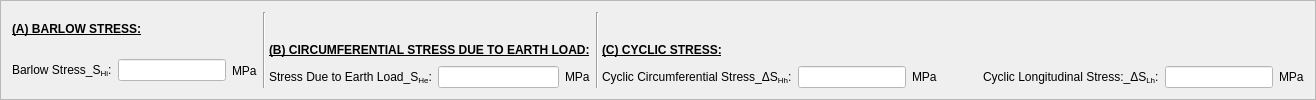
       <widget class="QFrame" name="frame_3">
        <property name="frameShape">
         <enum>QFrame::StyledPanel</enum>
        </property>
        <property name="frameShadow">
         <enum>QFrame::Raised</enum>
        </property>
        <layout class="QGridLayout" name="gridLayout_8">
         <item row="0" column="4" rowspan="3" colspan="2">
          <widget class="Line" name="line_8">
           <property name="orientation">
            <enum>Qt::Vertical</enum>
           </property>
          </widget>
         </item>
         <item row="0" column="1" rowspan="3" colspan="2">
          <widget class="Line" name="line_7">
           <property name="orientation">
            <enum>Qt::Vertical</enum>
           </property>
          </widget>
         </item>
         <item row="1" column="2" rowspan="2" colspan="2">
          <layout class="QVBoxLayout" name="verticalLayout_3">
           <item>
            <widget class="QLabel" name="CircumferentialStressDuetoEarthLoad_2">
             <property name="text">
              <string>&lt;html&gt;&lt;head/&gt;&lt;body&gt;&lt;p&gt;&lt;span style=&quot; font-weight:600; text-decoration: underline;&quot;&gt;(B) CIRCUMFERENTIAL STRESS DUE TO EARTH LOAD:&lt;/span&gt;&lt;/p&gt;&lt;/body&gt;&lt;/html&gt;</string>
             </property>
            </widget>
           </item>
           <item>
            <layout class="QHBoxLayout" name="horizontalLayout_12">
             <item>
              <widget class="QLabel" name="StiffnessFactorKHh_24">
               <property name="styleSheet">
                <string notr="true">font: 8pt &quot;Cambria&quot;;</string>
               </property>
               <property name="text">
                <string>&lt;html&gt;&lt;head/&gt;&lt;body&gt;&lt;p&gt;Stress Due to Earth Load_S&lt;span style=&quot; vertical-align:sub;&quot;&gt;He&lt;/span&gt;:&lt;/p&gt;&lt;/body&gt;&lt;/html&gt;</string>
               </property>
              </widget>
             </item>
             <item>
              <widget class="QLineEdit" name="lineEdit_35StressDuetoEarthLoad">
               <property name="styleSheet">
                <string notr="true">background-color: rgb(255, 255, 255);</string>
               </property>
              </widget>
             </item>
             <item>
              <widget class="QLabel" name="label_66">
               <property name="styleSheet">
                <string notr="true">font: 8pt &quot;Cambria&quot;;</string>
               </property>
               <property name="text">
                <string>MPa</string>
               </property>
              </widget>
             </item>
            </layout>
           </item>
          </layout>
         </item>
         <item row="2" column="3">
          <spacer name="horizontalSpacer_12">
           <property name="orientation">
            <enum>Qt::Horizontal</enum>
           </property>
           <property name="sizeHint" stdset="0">
            <size>
             <width>40</width>
             <height>20</height>
            </size>
           </property>
          </spacer>
         </item>
         <item row="1" column="5" rowspan="2">
          <layout class="QVBoxLayout" name="verticalLayout_4">
           <item>
            <widget class="QLabel" name="CycliStress">
             <property name="text">
              <string>&lt;html&gt;&lt;head/&gt;&lt;body&gt;&lt;p&gt;&lt;span style=&quot; font-weight:600; text-decoration: underline;&quot;&gt;(C) CYCLIC STRESS:&lt;/span&gt;&lt;/p&gt;&lt;/body&gt;&lt;/html&gt;</string>
             </property>
            </widget>
           </item>
           <item>
            <layout class="QHBoxLayout" name="horizontalLayout_14">
             <item>
              <widget class="QLabel" name="StiffnessFactorKHh_25">
               <property name="styleSheet">
                <string notr="true">font: 8pt &quot;Cambria&quot;;</string>
               </property>
               <property name="text">
                <string>&lt;html&gt;&lt;head/&gt;&lt;body&gt;&lt;p&gt;Cyclic Circumferential Stress_ΔS&lt;span style=&quot; vertical-align:sub;&quot;&gt;Hh&lt;/span&gt;:&lt;/p&gt;&lt;/body&gt;&lt;/html&gt;</string>
               </property>
              </widget>
             </item>
             <item>
              <widget class="QLineEdit" name="lineEdit_34_CyclicCircumferentialStress">
               <property name="styleSheet">
                <string notr="true">background-color: rgb(255, 255, 255);</string>
               </property>
              </widget>
             </item>
             <item>
              <widget class="QLabel" name="label_68">
               <property name="styleSheet">
                <string notr="true">font: 8pt &quot;Cambria&quot;;</string>
               </property>
               <property name="text">
                <string>MPa</string>
               </property>
              </widget>
             </item>
             <item>
              <spacer name="horizontalSpacer_23">
               <property name="orientation">
                <enum>Qt::Horizontal</enum>
               </property>
               <property name="sizeHint" stdset="0">
                <size>
                 <width>40</width>
                 <height>20</height>
                </size>
               </property>
              </spacer>
             </item>
             <item>
              <widget class="QLabel" name="StiffnessFactorKHh_26">
               <property name="styleSheet">
                <string notr="true">font: 8pt &quot;Cambria&quot;;</string>
               </property>
               <property name="text">
                <string>&lt;html&gt;&lt;head/&gt;&lt;body&gt;&lt;p&gt;Cyclic Longitudinal Stress:_ΔS&lt;span style=&quot; vertical-align:sub;&quot;&gt;Lh&lt;/span&gt;:&lt;/p&gt;&lt;/body&gt;&lt;/html&gt;</string>
               </property>
              </widget>
             </item>
             <item>
              <widget class="QLineEdit" name="lineEdit_36CyclicLongitudinalStress">
               <property name="styleSheet">
                <string notr="true">background-color: rgb(255, 255, 255);</string>
               </property>
              </widget>
             </item>
             <item>
              <widget class="QLabel" name="label_69">
               <property name="text">
                <string>MPa</string>
               </property>
              </widget>
             </item>
            </layout>
           </item>
          </layout>
         </item>
         <item row="0" column="0" rowspan="3">
          <layout class="QVBoxLayout" name="verticalLayout_2">
           <item>
            <widget class="QLabel" name="BarlowStress_2">
             <property name="text">
              <string>&lt;html&gt;&lt;head/&gt;&lt;body&gt;&lt;p&gt;&lt;span style=&quot; font-weight:600; text-decoration: underline;&quot;&gt;(A) BARLOW STRESS:&lt;/span&gt;&lt;/p&gt;&lt;/body&gt;&lt;/html&gt;</string>
             </property>
            </widget>
           </item>
           <item>
            <layout class="QHBoxLayout" name="horizontalLayout_11">
             <item>
              <widget class="QLabel" name="StiffnessFactorKHh_23">
               <property name="styleSheet">
                <string notr="true">font: 8pt &quot;Cambria&quot;;</string>
               </property>
               <property name="text">
                <string>&lt;html&gt;&lt;head/&gt;&lt;body&gt;&lt;p&gt;Barlow Stress_S&lt;span style=&quot; vertical-align:sub;&quot;&gt;Hi&lt;/span&gt;:&lt;/p&gt;&lt;/body&gt;&lt;/html&gt;</string>
               </property>
              </widget>
             </item>
             <item>
              <widget class="QLineEdit" name="lineEdit_33barlowStress">
               <property name="styleSheet">
                <string notr="true">background-color: rgb(255, 255, 255);</string>
               </property>
              </widget>
             </item>
             <item>
              <widget class="QLabel" name="label_21">
               <property name="styleSheet">
                <string notr="true">font: 8pt &quot;Cambria&quot;;</string>
               </property>
               <property name="text">
                <string>MPa</string>
               </property>
              </widget>
             </item>
            </layout>
           </item>
          </layout>
         </item>
        </layout>
       </widget>
